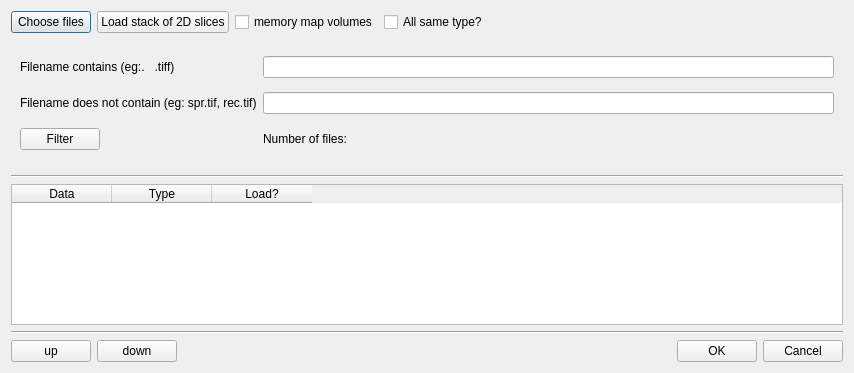
<?xml version="1.0" encoding="UTF-8"?>
<ui version="4.0">
 <class>Dialog</class>
 <widget class="QDialog" name="Dialog">
  <property name="geometry">
   <rect>
    <x>0</x>
    <y>0</y>
    <width>854</width>
    <height>373</height>
   </rect>
  </property>
  <property name="sizePolicy">
   <sizepolicy hsizetype="Maximum" vsizetype="Preferred">
    <horstretch>0</horstretch>
    <verstretch>0</verstretch>
   </sizepolicy>
  </property>
  <property name="minimumSize">
   <size>
    <width>500</width>
    <height>130</height>
   </size>
  </property>
  <property name="windowTitle">
   <string>Dialog</string>
  </property>
  <layout class="QVBoxLayout" name="verticalLayout">
   <item>
    <layout class="QHBoxLayout" name="horizontalLayout">
     <item>
      <widget class="QPushButton" name="pushButtonChooseFile">
       <property name="text">
        <string>Choose files</string>
       </property>
      </widget>
     </item>
     <item>
      <widget class="QPushButton" name="pushButtonChoseDir">
       <property name="text">
        <string>Load stack of 2D slices</string>
       </property>
      </widget>
     </item>
     <item>
      <widget class="QCheckBox" name="checkBoxMemoryMap">
       <property name="text">
        <string>memory map volumes</string>
       </property>
       <property name="checked">
        <bool>false</bool>
       </property>
      </widget>
     </item>
     <item>
      <widget class="QCheckBox" name="checkBoxAllSameType">
       <property name="text">
        <string>All same type?</string>
       </property>
      </widget>
     </item>
     <item>
      <spacer name="horizontalSpacer">
       <property name="orientation">
        <enum>Qt::Horizontal</enum>
       </property>
       <property name="sizeHint" stdset="0">
        <size>
         <width>40</width>
         <height>20</height>
        </size>
       </property>
      </spacer>
     </item>
    </layout>
   </item>
   <item>
    <layout class="QVBoxLayout" name="verticalLayoutVirtualStack">
     <item>
      <widget class="QWidget" name="virtualStackWidget" native="true">
       <property name="minimumSize">
        <size>
         <width>0</width>
         <height>130</height>
        </size>
       </property>
       <layout class="QGridLayout" name="gridLayout">
        <item row="0" column="0">
         <widget class="QLabel" name="label">
          <property name="text">
           <string>Filename contains (eg:.   .tiff)</string>
          </property>
         </widget>
        </item>
        <item row="0" column="1">
         <widget class="QLineEdit" name="lineEditFileNameContains"/>
        </item>
        <item row="1" column="0">
         <widget class="QLabel" name="label_2">
          <property name="text">
           <string>Filename does not contain (eg: spr.tif, rec.tif)</string>
          </property>
         </widget>
        </item>
        <item row="1" column="1">
         <widget class="QLineEdit" name="lineEditFileNameDoesNotContain"/>
        </item>
        <item row="2" column="0">
         <widget class="QPushButton" name="pushButtonFilter">
          <property name="sizePolicy">
           <sizepolicy hsizetype="Fixed" vsizetype="Fixed">
            <horstretch>0</horstretch>
            <verstretch>0</verstretch>
           </sizepolicy>
          </property>
          <property name="text">
           <string>Filter</string>
          </property>
         </widget>
        </item>
        <item row="2" column="1">
         <layout class="QHBoxLayout" name="horizontalLayout_3">
          <item>
           <widget class="QLabel" name="label_4">
            <property name="sizePolicy">
             <sizepolicy hsizetype="Fixed" vsizetype="Preferred">
              <horstretch>0</horstretch>
              <verstretch>0</verstretch>
             </sizepolicy>
            </property>
            <property name="text">
             <string>Number of files:</string>
            </property>
           </widget>
          </item>
          <item>
           <widget class="QLabel" name="labelNumberOfFiles">
            <property name="text">
             <string/>
            </property>
           </widget>
          </item>
         </layout>
        </item>
       </layout>
      </widget>
     </item>
    </layout>
   </item>
   <item>
    <widget class="Line" name="line_2">
     <property name="orientation">
      <enum>Qt::Horizontal</enum>
     </property>
    </widget>
   </item>
   <item>
    <widget class="QTableWidget" name="table">
     <property name="lineWidth">
      <number>2</number>
     </property>
     <property name="midLineWidth">
      <number>1</number>
     </property>
     <property name="columnCount">
      <number>3</number>
     </property>
     <column>
      <property name="text">
       <string>Data</string>
      </property>
     </column>
     <column>
      <property name="text">
       <string>Type</string>
      </property>
     </column>
     <column>
      <property name="text">
       <string>Load?</string>
      </property>
     </column>
    </widget>
   </item>
   <item>
    <widget class="Line" name="line">
     <property name="orientation">
      <enum>Qt::Horizontal</enum>
     </property>
    </widget>
   </item>
   <item>
    <layout class="QHBoxLayout" name="horizontalLayout_2">
     <item>
      <widget class="QPushButton" name="pushButtonUp">
       <property name="text">
        <string>up</string>
       </property>
      </widget>
     </item>
     <item>
      <widget class="QPushButton" name="pushButtonDown">
       <property name="text">
        <string>down</string>
       </property>
      </widget>
     </item>
     <item>
      <spacer name="horizontalSpacer_2">
       <property name="orientation">
        <enum>Qt::Horizontal</enum>
       </property>
       <property name="sizeHint" stdset="0">
        <size>
         <width>40</width>
         <height>20</height>
        </size>
       </property>
      </spacer>
     </item>
     <item>
      <widget class="QPushButton" name="pushButtonOK">
       <property name="text">
        <string>OK</string>
       </property>
      </widget>
     </item>
     <item>
      <widget class="QPushButton" name="pushButtonCancel">
       <property name="text">
        <string>Cancel</string>
       </property>
      </widget>
     </item>
    </layout>
   </item>
  </layout>
 </widget>
 <resources/>
 <connections/>
</ui>
